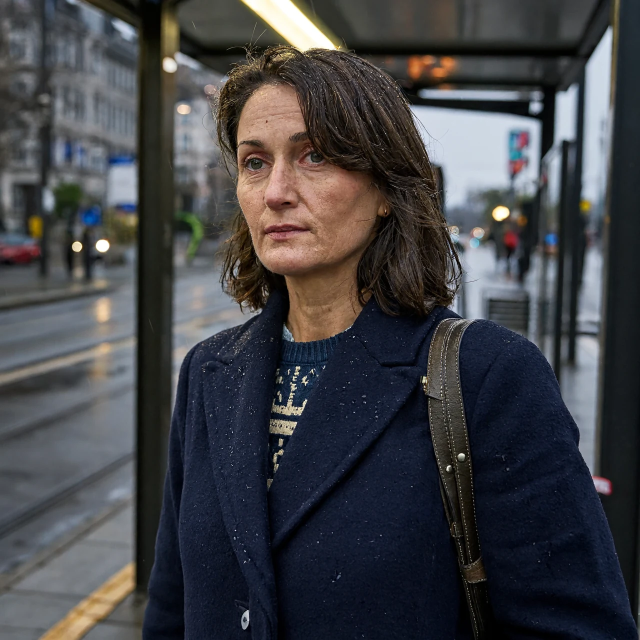
#> input picture docs/assets/practices/minimax-h3-image-h20/portrait.webp, 1280 x 1280 px (shown at 1/2 size); its folder holds 6 pictures in this run
$ python generate_minimax_h3_image_wechat_assets.py
#> lines starting #> are read from the running program, lines starting #| are printed output that depends on the picture
#!/usr/bin/env python3
"""Prepare display copies from measured model outputs and genuine Grafana screenshots."""
from pathlib import Path
from PIL import Image
import shutil
root=Path(__file__).resolve().parents[1];src=root/'docs/assets/practices/minimax-h3-image-h20';dest=root/'articles/wechat/assets/minimax-h3-image-h20';dest.mkdir(parents=True,exist_ok=True)
for n in ('concurrency-en','edit-concurrency-en','resolution-performance'):
 shutil.copyfile(src/(n+'.png'),dest/(n+'.png'))
def canvas(items,name):
#> called with name = 'samples.png'
 out=Image.new('RGB',(1200,675),'white')
#> out: PIL image 1200x675 RGB; every value is 255
 for file,box in items:
  im=Image.open(src/file).convert('RGB');im.thumbnail((box[2]-box[0],box[3]-box[1]));out.paste(im,(box[0]+(box[2]-box[0]-im.width)//2,box[1]+(box[3]-box[1]-im.height)//2))
#> in canvas, im is the input picture: PIL image 1280x1280 RGB; mean R, G, B 65.7, 66.2, 69.6
#> after `im.thumbnail((box[2] - box[0], box[3] - box[1]))`:
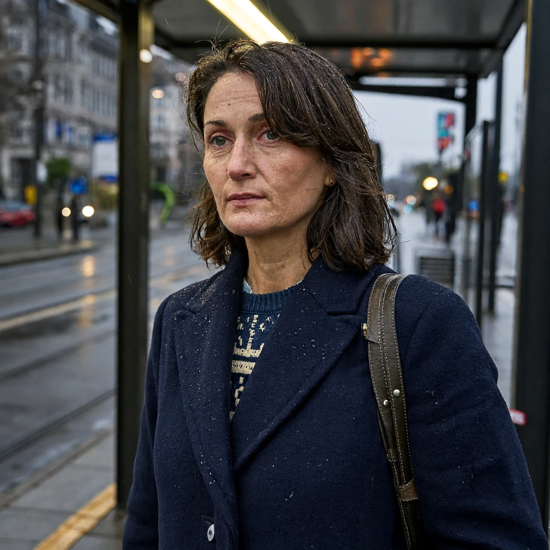
#> im: PIL image 550x550 RGB; mean R, G, B 65.7, 66.2, 69.6
#> after `out.paste(im, (box[0] + (box[2] - box[0] - im.width) // 2, box[1] + (b`:
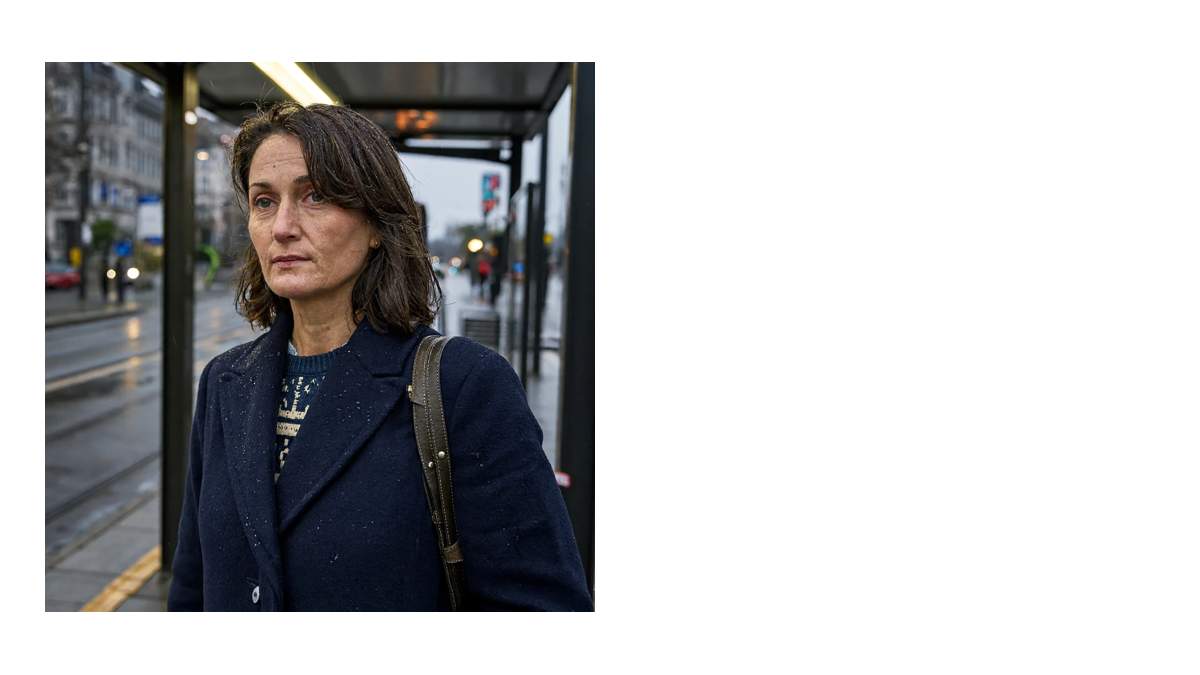
#> out: PIL image 1200x675 RGB; mean R, G, B 184.3, 184.5, 185.8
#> pass 2 of the loop in canvas, `for file,box in items:`:
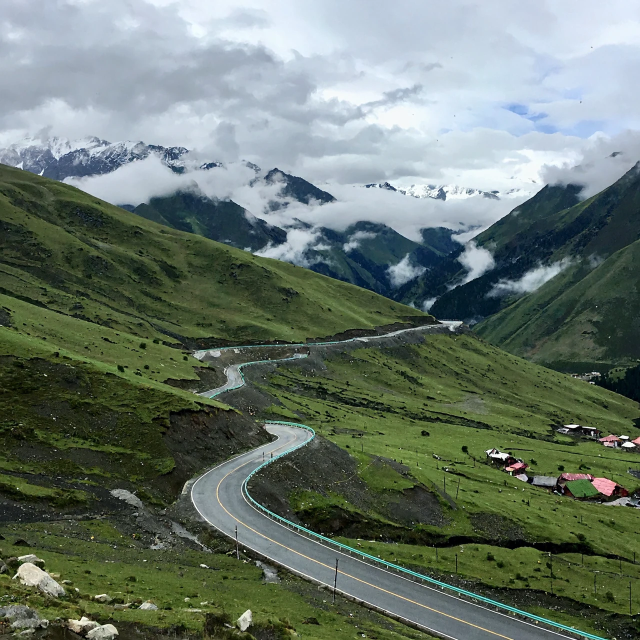
#> input picture docs/assets/practices/minimax-h3-image-h20/landscape.webp, 1280 x 1280 px (shown at 1/2 size)
#> in canvas, im is the input picture: PIL image 1280x1280 RGB; mean R, G, B 104.9, 118.4, 107.8
#> in canvas, `im.thumbnail((box[2] - box[0], box[3] - box[1]))`:
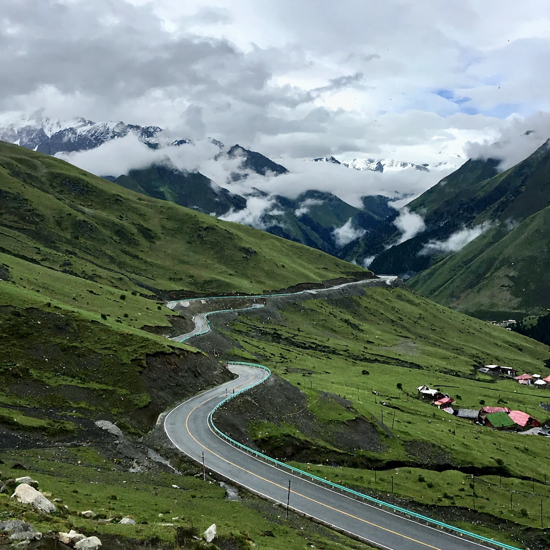
#> im: PIL image 550x550 RGB; mean R, G, B 104.9, 118.4, 107.8
#> in canvas, `out.paste(im, (box[0] + (box[2] - box[0] - im.width) // 2, box[1] + (b`:
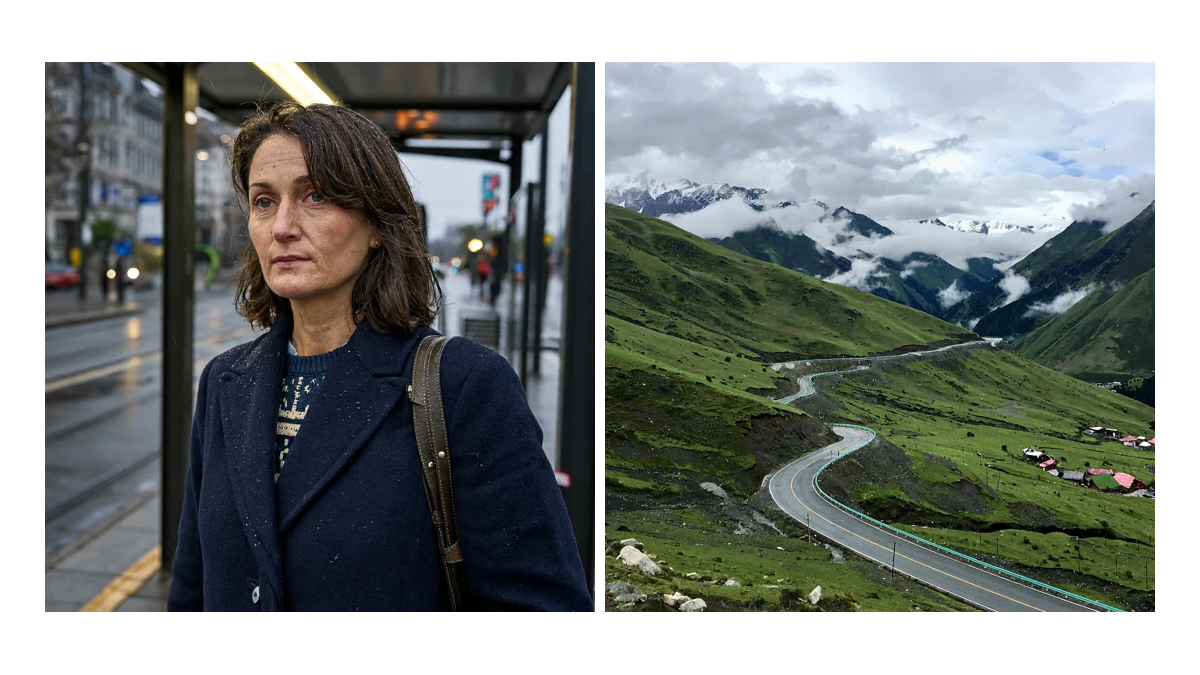
#> out: PIL image 1200x675 RGB; mean R, G, B 128.2, 133.5, 130.8
 out.save(dest/name,optimize=True)
canvas([('portrait.webp',(45,30,595,645)),('landscape.webp',(605,30,1155,645))],'samples.png')
canvas([('smoke-t2i.webp',(45,30,595,645)),('smoke-4k.webp',(605,30,1155,645))],'product-2k-4k.png')
#> (the run stopped early here; a loop or call above may not have finished)
